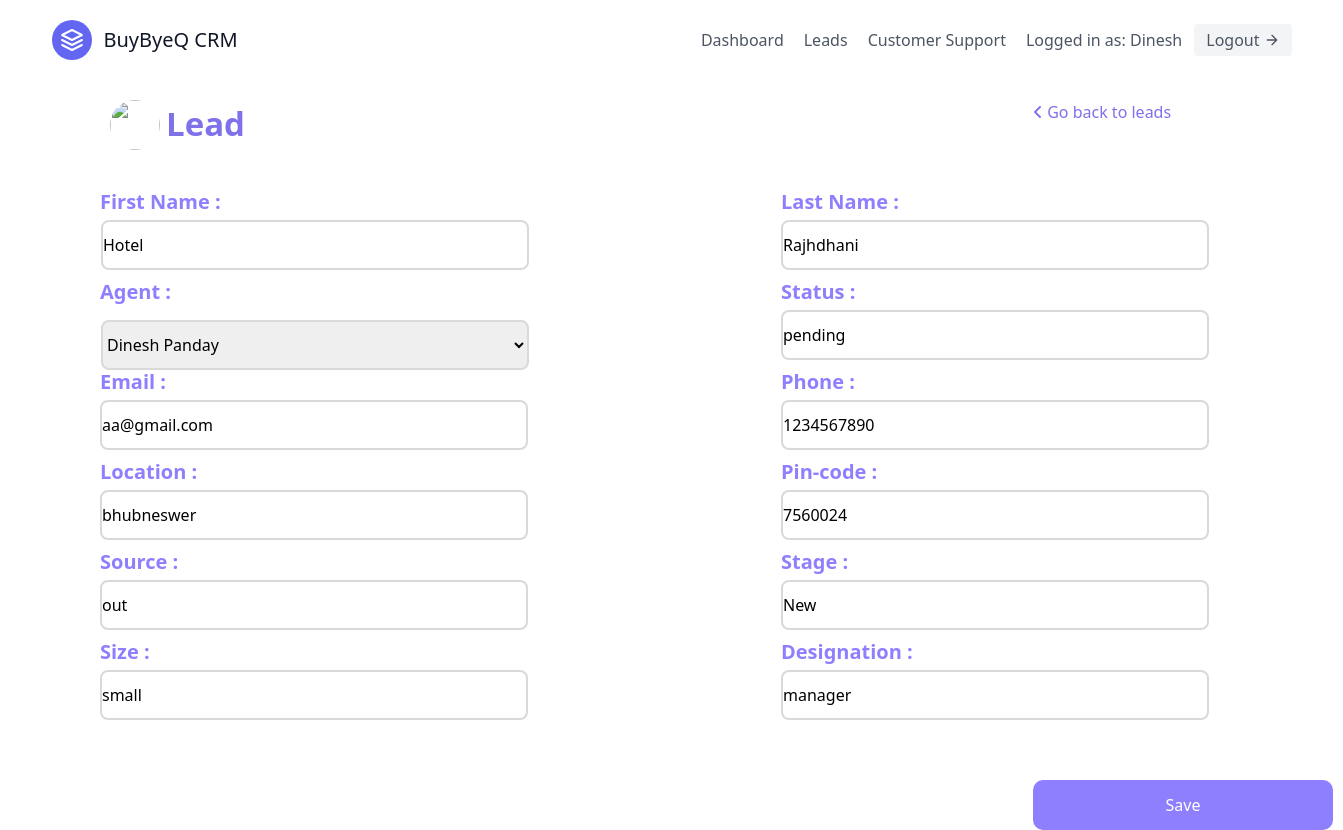
Page /leads/2/update/ (signed in) on the committed database.
### leads/models.py (models this page shows, shortened)
class Lead(models.Model):
    first_name = models.CharField(max_length = 30)
    last_name = models.CharField(max_length = 30)
    size = models.CharField(max_length= 10, null= True)
    location = models.CharField(max_length= 100)
    phone_number = models.CharField(max_length= 10)
    designation = models.CharField(max_length= 30,null= True)
    email = models.EmailField(max_length= 30,null= True)
    source = models.CharField(max_length= 20)
    stage = models.CharField(max_length= 20,default= "New")
    status = models.CharField(max_length= 20,null= True)
    pincode = models.CharField(max_length= 20,null= True)
    agent = models.ForeignKey(agent,on_delete= models.SET_NULL,  null=True)
    date_created = models.DateTimeField(auto_now_add=True)
    product_id = models.ForeignKey("product",on_delete= models.SET_NULL,  null=True)

### leads/views.py (the view)
# urls.py: path('<int:pk>/update/', lead_update, name='lead-update'),
@login_required(login_url='login')
def lead_update(request,pk):
    lead = Lead.objects.get(id=pk)
    form = LeadModelForm(instance=lead)
    if request.method =="POST":
        form = LeadModelForm(request.POST, instance=lead)
        if form.is_valid():
            form.save()
            return redirect("leads:lead-detail" , lead.pk)
    context = {
        "form":form,
        "lead":lead
    }
    return render(request, "leads/lead_update.html", context)

### agents/models.py (called while the page is built)
    def __str__(self):
        return f"{self.agent_name}"

### leads/templates/leads/lead_update.html (shortened to what this page needs)
{% extends "base.html" %}
{% block content %}
<link rel="stylesheet" href="https://cdnjs.cloudflare.com/ajax/libs/font-awesome/6.1.1/css/all.min.css" />
<body class="page">
  <h1 class="head">Lead</h1>
  <img class="icon" src="https://cdn.iconscout.com/icon/premium/png-256-thumb/leads-6-890106.png"></img>
  <form method="post" action=".">
    <div>
        <lable class="name" style="left: 100px; top: 190px;">First Name : </lable>
        {{ form.first_name }}
        <lable class="name" style="left: 781px; top: 190px;" >Last Name : </lable>
        {{ form.last_name }}
        <lable class="name" style="left: 100px; top: 280px;">Agent : </lable>
        {{ form.agent }}
        <lable class="name" style="left: 781px; top: 280px;">Status : </lable>
        {{ form.status }}
        <lable class="name" style="left: 100px; top: 370px;">Email : </lable>
        {{form.email}}
        <lable class="name" style="left: 781px; top: 370px;">Phone : </lable>
        {{ form.phone_number }}
        <lable class="name" style="left: 100px; top: 460px;">Location : </lable>
        {{ form.location }}
        <lable class="name" style="left: 781px; top: 460px;">Pin-code : </lable>
        {{ form.pincode }}
        <lable class="name" style="left: 100px; top: 550px;">Source : </lable>
        {{ form.source }}
        <lable class="name" style="left: 781px; top: 550px;">Stage : </lable>
        {{ form.stage }}
        <lable class="name" style="left: 100px; top: 640px;">Size : </lable>
        {{ form.size }}
        <lable class="name" style="left: 781px; top: 640px;">Designation : </lable>
        {{ form.designation }}
    </div>
    <button class="btn" type="submit"></i>Save</button>
    <a href="{% url 'leads:lead-list' %}" class="btn2"><i class="fa-solid fa-angle-left"></i>  Go back to leads</a>
  </form>
</body>
{% endblock %}

### templates/navbar.html (shortened to what this page needs)
<header class="text-gray-600 body-font">
  <div class="container mx-auto flex flex-wrap p-5 flex-col md:flex-row items-center">
    <a class="flex title-font font-medium items-center text-gray-900 mb-4 md:mb-0">
      <svg xmlns="http://www.w3.org/2000/svg" fill="none" stroke="currentColor" stroke-linecap="round" stroke-linejoin="round" stroke-width="2" class="w-10 h-10 text-white p-2 bg-indigo-500 rounded-full" viewBox="0 0 24 24">
        <path d="M12 2L2 7l10 5 10-5-10-5zM2 17l10 5 10-5M2 12l10 5 10-5"></path>
      </svg>
      <span class="ml-3 text-xl">BuyByeQ CRM</span>
    </a>
    <nav class="md:ml-auto flex flex-wrap items-center text-base justify-center">
      {% if not request.user.is_authenticated %}
        <a href="{% url 'signup' %}" class="mr-5 hover:text-gray-900">Signup</a>
      {% else %}
      {% if request.user.is_staff %}
        <a href="{% url 'dashboard' %}" class="mr-5 hover:text-gray-900">Dashboard</a>
        <a href="#" class="mr-5 hover:text-gray-900">Product</a>
        <a href="{% url 'agents:agent-list' %}" class="mr-5 hover:text-gray-900">Agents</a>
        <a href="{% url 'leads:lead-list' %}" class="mr-5 hover:text-gray-900">Leads</a>
      {%else%}
        <a href="{% url 'agent-dashboard' %}" class="mr-5 hover:text-gray-900">Dashboard</a>
        <a href="{% url 'leads:lead-list' %}" class="mr-5 hover:text-gray-900">Leads</a>
        <a href="{% url 'index' %}" class="mr-5 hover:text-gray-900">Customer Support</a>
      {%endif%}
      {% endif %}
    </nav>
    {% if request.user.is_authenticated %}
      Logged in as: {{ request.user.username }}
      <a href="{% url 'logout' %}" class="ml-3 inline-flex items-center bg-gray-100 border-0 py-1 px-3 focus:outline-none hover:bg-gray-200 rounded text-base mt-4 md:mt-0">
        Logout
        <svg fill="none" stroke="currentColor" stroke-linecap="round" stroke-linejoin="round" stroke-width="2" class="w-4 h-4 ml-1" viewBox="0 0 24 24">
          <path d="M5 12h14M12 5l7 7-7 7"></path>
        </svg>
      </a>
    {% endif %}
  </div>
</header>

### leads/templates/leads/lead_update.html (style rules this page uses)
.box { box-sizing: border-box; position: absolute; width: 428px; height: 50px; border-style: outset; border: 2px solid #D9D9D9; border-radius: 8px; }
.head { position: absolute; width: 211px; height: 48px; left: 100px; top: 100px; font-weight: 700; font-size: 33px; line-height: 48px; text-align: center; color: #7F71EA; }
.btn { position: absolute; width: 300px; height: 50px; left: 1033px; top: 780px; background: #8E7FFE; color: #FFFFFF; border-radius: 10px; }
.name { position: absolute; width: 180px; height: 29px; font-weight: 600; font-size: 20px; line-height: 24px; color: #8E7FFE; }
.icon { position: absolute; vertical-align: middle; width: 50px; height: 50px; left: 110px; top: 100px; border-radius: 50%; }
.btn2 { position: absolute; left: 1033px; top: 100px; color: #7F71EA; cursor: pointer; }

### rows in the picture
Lead: first_name "Hotel", last_name "Rajhdhani", agent "Dinesh Panday", status "pending", email "aa@gmail.com", phone_number "1234567890", location "bhubneswer", pincode "7560024", source "out", stage "New", size "small", designation "manager"

### other values in the picture
{{ request.user.username }} "Dinesh"
